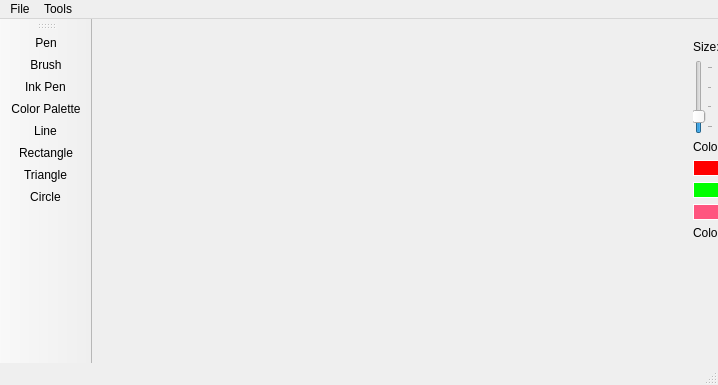
<?xml version="1.0" encoding="UTF-8"?>
<ui version="4.0">
 <class>MainWindow</class>
 <widget class="QMainWindow" name="MainWindow">
  <property name="geometry">
   <rect>
    <x>0</x>
    <y>0</y>
    <width>718</width>
    <height>385</height>
   </rect>
  </property>
  <property name="windowTitle">
   <string>MainWindow</string>
  </property>
  <property name="documentMode">
   <bool>false</bool>
  </property>
  <widget class="QWidget" name="centralWidget">
   <widget class="QWidget" name="canvas" native="true">
    <property name="geometry">
     <rect>
      <x>-1</x>
      <y>-1</y>
      <width>581</width>
      <height>341</height>
     </rect>
    </property>
   </widget>
   <widget class="QFrame" name="verticalFrame">
    <property name="enabled">
     <bool>true</bool>
    </property>
    <property name="geometry">
     <rect>
      <x>590</x>
      <y>10</y>
      <width>85</width>
      <height>331</height>
     </rect>
    </property>
    <layout class="QVBoxLayout" name="verticalLayout">
     <item>
      <widget class="QLabel" name="label_Pinselsize">
       <property name="text">
        <string>Size:</string>
       </property>
      </widget>
     </item>
     <item>
      <layout class="QHBoxLayout" name="horizontalLayout_PinselSidebar">
       <property name="spacing">
        <number>6</number>
       </property>
       <item>
        <layout class="QHBoxLayout" name="horizontalLayout_SliderParent">
         <item>
          <widget class="QSlider" name="verticalSlider">
           <property name="cursor">
            <cursorShape>SizeVerCursor</cursorShape>
           </property>
           <property name="minimum">
            <number>1</number>
           </property>
           <property name="maximum">
            <number>7</number>
           </property>
           <property name="singleStep">
            <number>2</number>
           </property>
           <property name="value">
            <number>2</number>
           </property>
           <property name="orientation">
            <enum>Qt::Vertical</enum>
           </property>
           <property name="tickPosition">
            <enum>QSlider::TicksBelow</enum>
           </property>
           <property name="tickInterval">
            <number>2</number>
           </property>
          </widget>
         </item>
         <item>
          <layout class="QVBoxLayout" name="verticalLayout_2">
           <item>
            <widget class="QLabel" name="label_5">
             <property name="text">
              <string>7px</string>
             </property>
             <property name="alignment">
              <set>Qt::AlignLeading|Qt::AlignLeft|Qt::AlignTop</set>
             </property>
            </widget>
           </item>
           <item>
            <widget class="QLabel" name="label_6">
             <property name="text">
              <string>5px</string>
             </property>
             <property name="alignment">
              <set>Qt::AlignBottom|Qt::AlignLeading|Qt::AlignLeft</set>
             </property>
            </widget>
           </item>
           <item>
            <widget class="QLabel" name="label_7">
             <property name="text">
              <string>3px</string>
             </property>
             <property name="alignment">
              <set>Qt::AlignBottom|Qt::AlignLeading|Qt::AlignLeft</set>
             </property>
            </widget>
           </item>
           <item>
            <widget class="QLabel" name="label_8">
             <property name="text">
              <string>1px</string>
             </property>
             <property name="alignment">
              <set>Qt::AlignBottom|Qt::AlignLeading|Qt::AlignLeft</set>
             </property>
            </widget>
           </item>
          </layout>
         </item>
        </layout>
       </item>
      </layout>
     </item>
     <item>
      <widget class="QLabel" name="label_9">
       <property name="text">
        <string>Color:</string>
       </property>
      </widget>
     </item>
     <item>
      <layout class="QGridLayout" name="gridLayout">
       <item row="1" column="0">
        <widget class="QPushButton" name="pushButton_red">
         <property name="layoutDirection">
          <enum>Qt::LeftToRight</enum>
         </property>
         <property name="autoFillBackground">
          <bool>false</bool>
         </property>
         <property name="styleSheet">
          <string notr="true">background-color: rgb(255, 0, 0);
border-style: outset;
border-width: 1px;
border-color: white;</string>
         </property>
         <property name="text">
          <string/>
         </property>
         <property name="flat">
          <bool>false</bool>
         </property>
        </widget>
       </item>
       <item row="1" column="1">
        <widget class="QPushButton" name="pushButton_blue">
         <property name="autoFillBackground">
          <bool>false</bool>
         </property>
         <property name="styleSheet">
          <string notr="true">border-style: outset;
border-width: 1px;
border-color: white;
background-color: rgb(0, 0, 255);</string>
         </property>
         <property name="text">
          <string/>
         </property>
         <property name="flat">
          <bool>true</bool>
         </property>
        </widget>
       </item>
       <item row="2" column="1">
        <widget class="QPushButton" name="pushButton_yellow">
         <property name="autoFillBackground">
          <bool>false</bool>
         </property>
         <property name="styleSheet">
          <string notr="true">background-color: rgb(255, 255, 0);
border-style: outset;
border-width: 1px;
border-color: white;</string>
         </property>
         <property name="text">
          <string/>
         </property>
         <property name="flat">
          <bool>true</bool>
         </property>
        </widget>
       </item>
       <item row="2" column="0">
        <widget class="QPushButton" name="pushButton_green">
         <property name="autoFillBackground">
          <bool>false</bool>
         </property>
         <property name="styleSheet">
          <string notr="true">border-style: outset;
border-width: 1px;
border-color: white;
background-color: rgb(0, 255, 0);</string>
         </property>
         <property name="text">
          <string/>
         </property>
         <property name="flat">
          <bool>true</bool>
         </property>
        </widget>
       </item>
       <item row="3" column="1">
        <widget class="QPushButton" name="pushButton_teal">
         <property name="layoutDirection">
          <enum>Qt::LeftToRight</enum>
         </property>
         <property name="autoFillBackground">
          <bool>false</bool>
         </property>
         <property name="styleSheet">
          <string notr="true">background-color: rgb(0, 150, 136);
border-style: outset;
border-width: 1px;
border-color: white;</string>
         </property>
         <property name="text">
          <string/>
         </property>
         <property name="flat">
          <bool>true</bool>
         </property>
        </widget>
       </item>
       <item row="3" column="0">
        <widget class="QPushButton" name="pushButton_rosa">
         <property name="autoFillBackground">
          <bool>false</bool>
         </property>
         <property name="styleSheet">
          <string notr="true">background-color: rgb(255, 85, 127);
border-style: outset;
border-width: 1px;
border-color: white;</string>
         </property>
         <property name="text">
          <string/>
         </property>
         <property name="flat">
          <bool>true</bool>
         </property>
        </widget>
       </item>
       <item row="4" column="0">
        <widget class="QLabel" name="label_10">
         <property name="text">
          <string>Color:</string>
         </property>
        </widget>
       </item>
       <item row="5" column="0" colspan="2">
        <widget class="QWidget" name="widget" native="true">
         <property name="minimumSize">
          <size>
           <width>50</width>
           <height>50</height>
          </size>
         </property>
         <property name="autoFillBackground">
          <bool>true</bool>
         </property>
        </widget>
       </item>
      </layout>
     </item>
     <item>
      <spacer name="verticalSpacer">
       <property name="orientation">
        <enum>Qt::Vertical</enum>
       </property>
       <property name="sizeHint" stdset="0">
        <size>
         <width>10</width>
         <height>200</height>
        </size>
       </property>
      </spacer>
     </item>
    </layout>
   </widget>
  </widget>
  <widget class="QMenuBar" name="menuBar">
   <property name="geometry">
    <rect>
     <x>0</x>
     <y>0</y>
     <width>718</width>
     <height>20</height>
    </rect>
   </property>
   <widget class="QMenu" name="menuFile">
    <property name="title">
     <string>File</string>
    </property>
    <addaction name="actionNew_Image"/>
    <addaction name="actionOpen"/>
    <addaction name="actionSave"/>
    <addaction name="actionSave_As"/>
    <addaction name="separator"/>
    <addaction name="actionSettings"/>
    <addaction name="separator"/>
    <addaction name="actionExit"/>
   </widget>
   <widget class="QMenu" name="menuTools">
    <property name="title">
     <string>Tools</string>
    </property>
    <addaction name="actionPen"/>
    <addaction name="actionBrush"/>
    <addaction name="actionInk_Pen"/>
    <addaction name="actionColorPalette"/>
    <addaction name="separator"/>
    <addaction name="actionRectangle"/>
    <addaction name="actionTriangle"/>
    <addaction name="actionCircle"/>
   </widget>
   <addaction name="menuFile"/>
   <addaction name="menuTools"/>
  </widget>
  <widget class="QToolBar" name="mainToolBar">
   <attribute name="toolBarArea">
    <enum>LeftToolBarArea</enum>
   </attribute>
   <attribute name="toolBarBreak">
    <bool>false</bool>
   </attribute>
   <addaction name="actionPen"/>
   <addaction name="actionBrush"/>
   <addaction name="actionInk_Pen"/>
   <addaction name="actionColorPalette"/>
   <addaction name="actionLine"/>
   <addaction name="actionRectangle"/>
   <addaction name="actionTriangle"/>
   <addaction name="actionCircle"/>
  </widget>
  <widget class="QStatusBar" name="statusBar"/>
  <action name="actionOpen">
   <property name="text">
    <string>Open...</string>
   </property>
  </action>
  <action name="actionSave">
   <property name="text">
    <string>Save</string>
   </property>
  </action>
  <action name="actionSave_As">
   <property name="text">
    <string>Save As...</string>
   </property>
  </action>
  <action name="actionExit">
   <property name="icon">
    <iconset resource="res.qrc">
     <normaloff>:/icons/icons/ic_exit_to_app_black_24dp_2x.png</normaloff>:/icons/icons/ic_exit_to_app_black_24dp_2x.png</iconset>
   </property>
   <property name="text">
    <string>Exit</string>
   </property>
  </action>
  <action name="actionColorPalette">
   <property name="icon">
    <iconset resource="res.qrc">
     <normaloff>:/icons/icons/ic_color_lens_black_24dp_2x.png</normaloff>:/icons/icons/ic_color_lens_black_24dp_2x.png</iconset>
   </property>
   <property name="text">
    <string>Color Palette</string>
   </property>
   <property name="toolTip">
    <string>Color Palette</string>
   </property>
  </action>
  <action name="actionRectangle">
   <property name="icon">
    <iconset resource="res.qrc">
     <normaloff>:/icons/icons/ic_crop_3_2_black_24dp_2x.png</normaloff>:/icons/icons/ic_crop_3_2_black_24dp_2x.png</iconset>
   </property>
   <property name="text">
    <string>Rectangle</string>
   </property>
  </action>
  <action name="actionTriangle">
   <property name="icon">
    <iconset resource="res.qrc">
     <normaloff>:/icons/icons/ic_details_black_24dp_2x.png</normaloff>:/icons/icons/ic_details_black_24dp_2x.png</iconset>
   </property>
   <property name="text">
    <string>Triangle</string>
   </property>
  </action>
  <action name="actionNew_Image">
   <property name="icon">
    <iconset resource="res.qrc">
     <normaloff>:/icons/icons/ic_note_add_black_24dp_2x.png</normaloff>:/icons/icons/ic_note_add_black_24dp_2x.png</iconset>
   </property>
   <property name="text">
    <string>New Image</string>
   </property>
  </action>
  <action name="actionPen">
   <property name="icon">
    <iconset resource="res.qrc">
     <normaloff>:/icons/icons/ic_edit_black_24dp_2x.png</normaloff>:/icons/icons/ic_edit_black_24dp_2x.png</iconset>
   </property>
   <property name="text">
    <string>Pen</string>
   </property>
  </action>
  <action name="actionCircle">
   <property name="icon">
    <iconset resource="res.qrc">
     <normaloff>:/icons/icons/ic_radio_button_unchecked_black_24dp_2x.png</normaloff>:/icons/icons/ic_radio_button_unchecked_black_24dp_2x.png</iconset>
   </property>
   <property name="text">
    <string>Circle</string>
   </property>
  </action>
  <action name="actionBrush">
   <property name="icon">
    <iconset resource="res.qrc">
     <normaloff>:/icons/icons/ic_brush_black_24dp_2x.png</normaloff>:/icons/icons/ic_brush_black_24dp_2x.png</iconset>
   </property>
   <property name="text">
    <string>Brush</string>
   </property>
  </action>
  <action name="actionInk_Pen">
   <property name="icon">
    <iconset resource="res.qrc">
     <normaloff>:/icons/icons/calligraphy-pen.png</normaloff>:/icons/icons/calligraphy-pen.png</iconset>
   </property>
   <property name="text">
    <string>Ink Pen</string>
   </property>
  </action>
  <action name="actionSettings">
   <property name="icon">
    <iconset resource="res.qrc">
     <normaloff>:/icons/icons/ic_settings_black_24dp_2x.png</normaloff>:/icons/icons/ic_settings_black_24dp_2x.png</iconset>
   </property>
   <property name="text">
    <string>Settings</string>
   </property>
  </action>
  <action name="actionLine">
   <property name="icon">
    <iconset resource="res.qrc">
     <normaloff>:/icons/icons/ic_line_drawing_24x24.png</normaloff>:/icons/icons/ic_line_drawing_24x24.png</iconset>
   </property>
   <property name="text">
    <string>Line</string>
   </property>
  </action>
 </widget>
 <layoutdefault spacing="6" margin="11"/>
 <resources>
  <include location="res.qrc"/>
 </resources>
 <connections/>
</ui>
